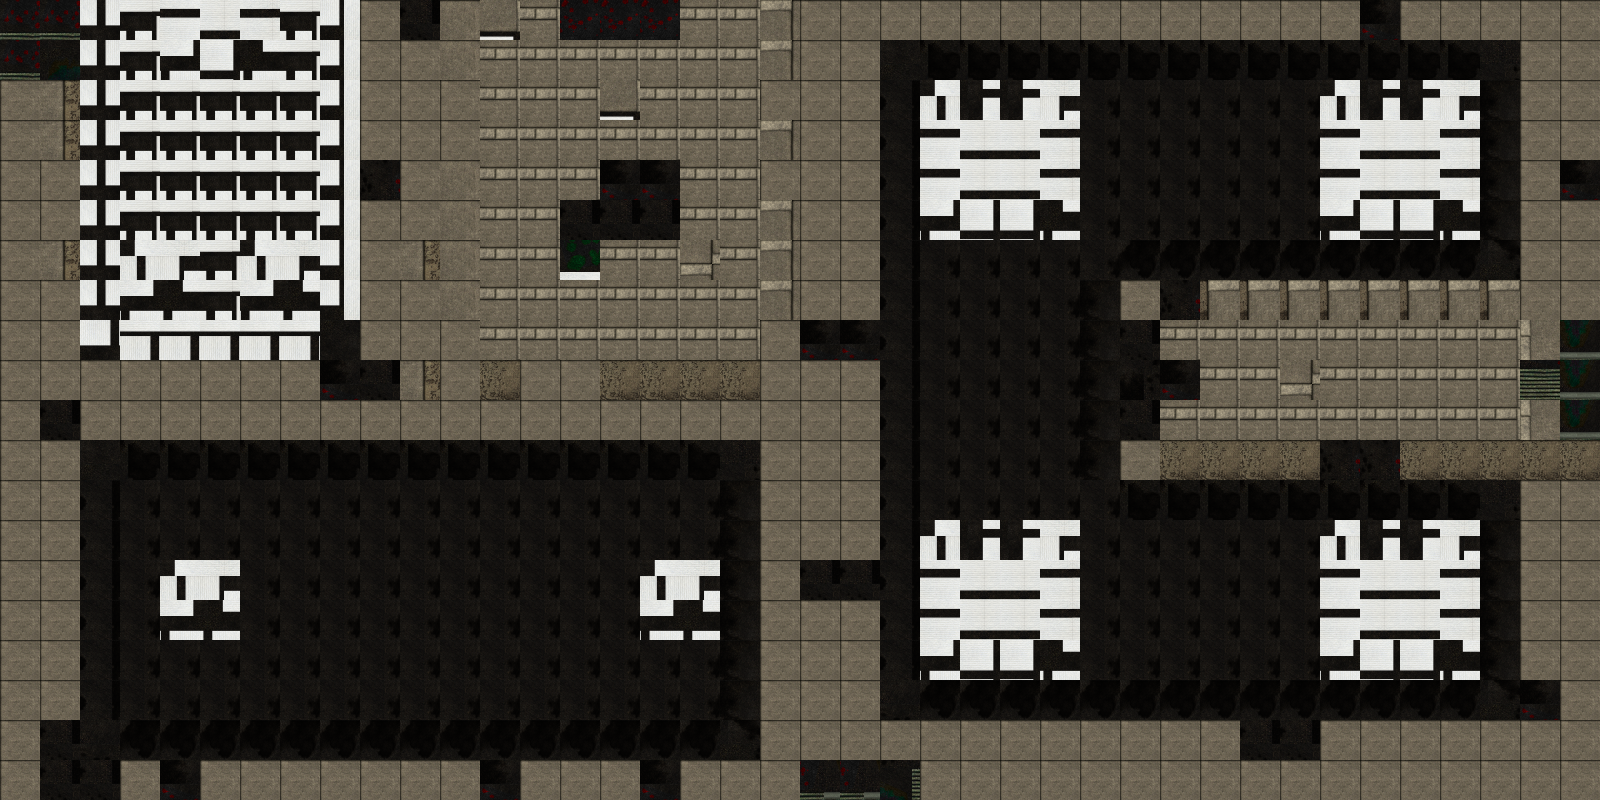

Rendered tile map (Tiled .tmx) drawn with the repository's tilesets; below, a short description and the map source with its tile grids summarised:
An orthogonal 40x20 tile map with 40x40 px tiles, 3 tile layers (map, actors, items).

<map version="1.0" orientation="orthogonal" width="40" height="20" tilewidth="40" tileheight="40">
 <tileset firstgid="1" name="Map1" tilewidth="40" tileheight="40">
  <image source="Map1.png" trans="000000" width="200" height="600" />
  <tile id="31">
   <properties>
    <property name="Solid" value="1" />
   </properties>
  </tile>
  <tile id="32">
   <properties>
    <property name="Solid" value="1" />
   </properties>
  </tile>
  <tile id="33">
   <properties>
    <property name="Solid" value="1" />
   </properties>
  </tile>
  <tile id="34">
   <properties>
    <property name="Solid" value="1" />
   </properties>
  </tile>
  <tile id="35">
   <properties>
    <property name="Solid" value="1" />
   </properties>
  </tile>
  <tile id="36">
   <properties>
    <property name="Solid" value="1" />
   </properties>
  </tile>
  <tile id="37">
   <properties>
    <property name="Solid" value="1" />
   </properties>
  </tile>
  <tile id="38">
   <properties>
    <property name="Solid" value="1" />
   </properties>
  </tile>
  <tile id="39">
   <properties>
    <property name="Solid" value="1" />
   </properties>
  </tile>
  <tile id="40">
   <properties>
    <property name="Solid" value="1" />
   </properties>
  </tile>
  <tile id="41">
   <properties>
    <property name="Solid" value="1" />
   </properties>
  </tile>
  <tile id="42">
   <properties>
    <property name="Solid" value="1" />
   </properties>
  </tile>
  <tile id="43">
   <properties>
    <property name="Solid" value="1" />
   </properties>
  </tile>
  <tile id="44">
   <properties>
    <property name="Solid" value="1" />
   </properties>
  </tile>
  <tile id="45">
   <properties>
    <property name="Solid" value="1" />
   </properties>
  </tile>
  <tile id="46">
   <properties>
    <property name="Solid" value="1" />
   </properties>
  </tile>
  <tile id="47">
   <properties>
    <property name="Solid" value="1" />
   </properties>
  </tile>
  <tile id="48">
   <properties>
    <property name="Solid" value="1" />
   </properties>
  </tile>
  <tile id="49">
   <properties>
    <property name="Solid" value="1" />
   </properties>
  </tile>
  <tile id="50">
   <properties>
    <property name="Solid" value="1" />
   </properties>
  </tile>
  <tile id="51">
   <properties>
    <property name="Solid" value="1" />
   </properties>
  </tile>
  <tile id="52">
   <properties>
    <property name="Solid" value="1" />
   </properties>
  </tile>
  <tile id="53">
   <properties>
    <property name="Solid" value="1" />
   </properties>
  </tile>
  <tile id="54">
   <properties>
    <property name="Solid" value="1" />
   </properties>
  </tile>
  <tile id="55">
   <properties>
    <property name="Solid" value="1" />
   </properties>
  </tile>
  <tile id="56">
   <properties>
    <property name="Solid" value="1" />
   </properties>
  </tile>
  <tile id="57">
   <properties>
    <property name="Solid" value="1" />
   </properties>
  </tile>
  <tile id="58">
   <properties>
    <property name="actor" value="EnemyDude" />
   </properties>
  </tile>
  <tile id="59">
   <properties>
    <property name="actor" value="EnemyDudeMelee" />
   </properties>
  </tile>
  <tile id="60">
   <properties>
    <property name="actor" value="NPCSimple" />
   </properties>
  </tile>
  <tile id="61">
   <properties>
    <property name="actor" value="QuestGiver" />
   </properties>
  </tile>
  <tile id="62">
   <properties>
    <property name="actor" value="PoliceMelee" />
   </properties>
  </tile>
  <tile id="63">
   <properties>
    <property name="actor" value="Police" />
   </properties>
  </tile>
  <tile id="64">
   <properties>
    <property name="box" value="1" />
   </properties>
  </tile>
  <tile id="65">
   <properties>
    <property name="exit" value="1" />
   </properties>
  </tile>
  <tile id="66">
   <properties>
    <property name="exit" value="2" />
   </properties>
  </tile>
  <tile id="67">
   <properties>
    <property name="exit" value="3" />
   </properties>
  </tile>
  <tile id="68">
   <properties>
    <property name="exit" value="4" />
   </properties>
  </tile>
  <tile id="69">
   <properties>
    <property name="spID" value="1" />
   </properties>
  </tile>
  <tile id="70">
   <properties>
    <property name="spID" value="2" />
   </properties>
  </tile>
  <tile id="71">
   <properties>
    <property name="spID" value="3" />
   </properties>
  </tile>
  <tile id="72">
   <properties>
    <property name="startPointID" value="3" />
    <property name="transport" value="1" />
    <property name="transportTarget" value="3" />
   </properties>
  </tile>
  <tile id="73">
   <properties>
    <property name="startPointID" value="2" />
    <property name="transport" value="3" />
    <property name="transportTarget" value="1" />
   </properties>
  </tile>
  <tile id="74">
   <properties>
    <property name="startPointID" value="1" />
    <property name="transport" value="2" />
    <property name="transportTarget" value="1" />
   </properties>
  </tile>
 </tileset>
 <layer name="map" width="40" height="20">
  <data>[800 cells, 800 non-empty, 38 distinct tile ids]</data>
 </layer>
 <layer name="actors" width="40" height="20">
  <data>[800 cells, 27 non-empty, 3 distinct tile ids]</data>
 </layer>
 <layer name="items" width="40" height="20">
  <data>[800 cells, 19 non-empty, 9 distinct tile ids]</data>
 </layer>
</map>